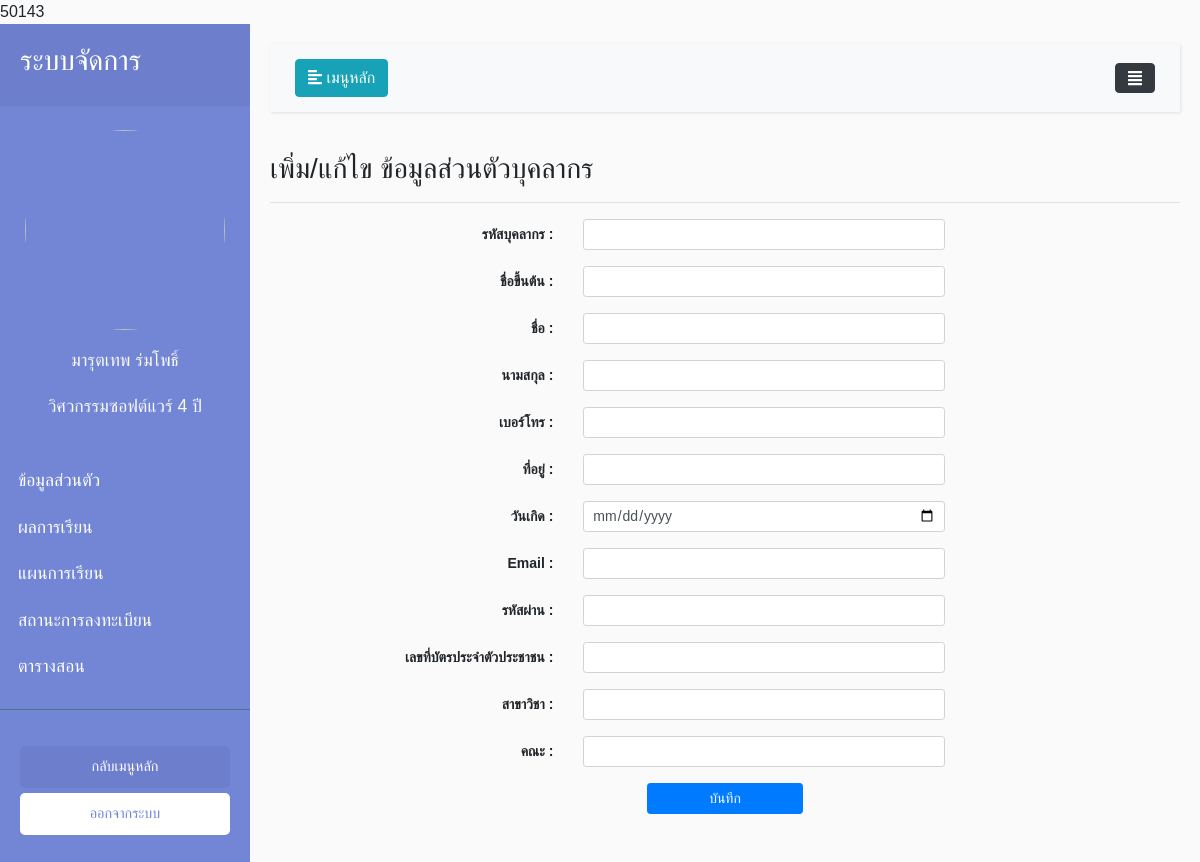
/SE_System/view/manageTeacher/AddEdit.php?Teach_Code=50143, run on an earlier commit of the app's database.
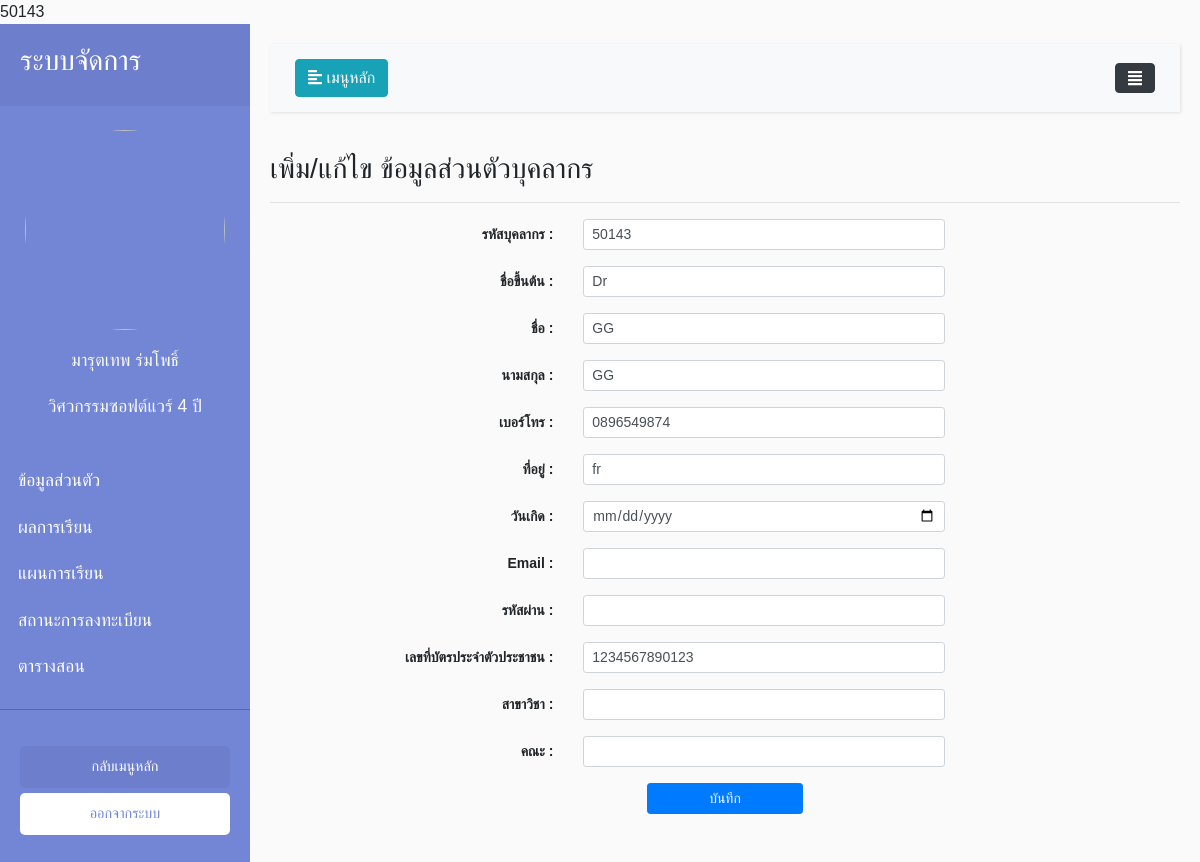
And on a later commit of the database.
### tables this page shows
CREATE TABLE `teacher_tb` (
  `Teach_id` int(16) NOT NULL,
  `Teach_code` varchar(5) NOT NULL,
  `Teach_Pname` varchar(255) NOT NULL,
  `Teach_Fname` varchar(255) NOT NULL,
  `Teach_Lname` varchar(255) NOT NULL,
  `Teach_Birth` date NOT NULL,
  `Teach_Add` text NOT NULL,
  `Teach_Tel` varchar(10) NOT NULL,
  `Teach_Card` varchar(13) NOT NULL,
  `Teach_Major` varchar(255) NOT NULL,
  `Teach_Faculty` varchar(255) NOT NULL,
  `Teach_Image` varchar(255) NOT NULL
);

### SE_System/view/manageTeacher/AddEdit.php (the view, shortened to what the changed rows need)
<?php
include_once('../../model/connect.php');error_reporting(0);
$id = $_GET['Teach_Code'];
$sqlTCH = "SELECT * FROM teacher_tb WHERE Teach_code = '$id'";
$queryTCH = $conn->query($sqlTCH);
$resultTCH = $queryTCH->fetch_assoc();
?>
<!DOCTYPE html>
<html>
<head>
    <link rel="stylesheet" href="https://stackpath.bootstrapcdn.com/bootstrap/4.1.0/css/bootstrap.min.css"
>
    <link rel="stylesheet" href="../../Style.css">
</head>
<body class="setfont">
    <div class="wrapper">
        <div id="content">
            <form id="myform" name='myform' method="POST" action="../../control/Teacher/save_add_edit_tch.php">
                <div class="form-group row">
                    <div class="col-sm-5">
                        <input type="text" name="txtcode" class="form-control form-control-sm" id="txtcode"
                            <?php if($id!=null){ ?> value="<?php echo $resultTCH['Teach_code']; }else { echo "";}?>" ></div>
                </div>
                <div class="form-group row">
                    <div class="col-sm-5">
                        <input type="text" name="txtPname" class="form-control form-control-sm" id="txtPname"
                            <?php if($id!=null){ ?> value="<?php echo $resultTCH['Teach_Pname']; }else { echo "";}?>" ></div></div>
                <div class="form-group row">
                    <div class="col-sm-5">
                        <input type="text" name="txtFname" class="form-control form-control-sm" id="txtFname"
                            <?php if($id!=null){ ?> value="<?php echo $resultTCH['Teach_Fname']; }else { echo "";}?>" ></div></div>
                <div class="form-group row">
                    <div class="col-sm-5">
                        <input type="text" name="txtLname" class="form-control form-control-sm" id="txtLname"
                            <?php if($id!=null){ ?> value="<?php echo $resultTCH['Teach_Lname']; }else { echo "";}?>" ></div></div>
                <div class="form-group row">
                    <div class="col-sm-5">
                        <input type="text" name="txttel" class="form-control form-control-sm" id="txttel"
                            <?php if($id!=null){ ?> value="<?php echo $resultTCH['Teach_Tel']; }else { echo "";}?>" ></div>
                    </div>
                <div class="form-group row">
                    <div class="col-sm-5">
                        <input type="text" name="txtbadd" class="form-control form-control-sm" id="txtbadd"
                            <?php if($id!=null){ ?> value="<?php echo $resultTCH['Teach_Add']; }else { echo "";}?>" ></div>
                    </div>
                <div class="form-group row">
                    <div class="col-sm-5">
                        <input type="date" name="txtbirth" class="form-control form-control-sm" id="txtbirth"
                            <?php if($id!=null){ ?> value="<?php echo $resultTCH['Teach_Birth']; }else { echo "";}?>" ></div>
                    </div>
                <div class="form-group row">
                    <div class="col-sm-5">
                        <input type="text" name="txtidcard" class="form-control form-control-sm" id="txtcard"
                            <?php if($id!=null){ ?> value="<?php echo $resultTCH['Teach_Card']; }else { echo "";}?>" ></div></div>
        </div>
</body>
</html>

What changed in the data, as far as the page shows it:
added teacher_tb: txtcode "50143", txtPname "Dr", txtFname "GG", txtLname "GG", txttel "0896549874", txtbadd "fr", txtidcard "1234567890123"
